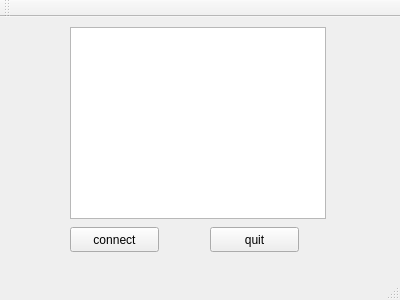
<?xml version="1.0" encoding="UTF-8"?>
<ui version="4.0">
 <class>MainWindow</class>
 <widget class="QMainWindow" name="MainWindow">
  <property name="geometry">
   <rect>
    <x>0</x>
    <y>0</y>
    <width>400</width>
    <height>300</height>
   </rect>
  </property>
  <property name="windowTitle">
   <string>MainWindow</string>
  </property>
  <widget class="QWidget" name="centralWidget">
   <widget class="QPushButton" name="pushButton">
    <property name="geometry">
     <rect>
      <x>70</x>
      <y>210</y>
      <width>89</width>
      <height>25</height>
     </rect>
    </property>
    <property name="text">
     <string>connect</string>
    </property>
   </widget>
   <widget class="QPushButton" name="pushButton_2">
    <property name="geometry">
     <rect>
      <x>210</x>
      <y>210</y>
      <width>89</width>
      <height>25</height>
     </rect>
    </property>
    <property name="text">
     <string>quit</string>
    </property>
   </widget>
   <widget class="QListWidget" name="listWidget">
    <property name="geometry">
     <rect>
      <x>70</x>
      <y>10</y>
      <width>256</width>
      <height>192</height>
     </rect>
    </property>
   </widget>
  </widget>
  <widget class="QMenuBar" name="menuBar">
   <property name="geometry">
    <rect>
     <x>0</x>
     <y>0</y>
     <width>400</width>
     <height>22</height>
    </rect>
   </property>
  </widget>
  <widget class="QToolBar" name="mainToolBar">
   <attribute name="toolBarArea">
    <enum>TopToolBarArea</enum>
   </attribute>
   <attribute name="toolBarBreak">
    <bool>false</bool>
   </attribute>
  </widget>
  <widget class="QStatusBar" name="statusBar"/>
 </widget>
 <layoutdefault spacing="6" margin="11"/>
 <resources/>
 <connections/>
</ui>
